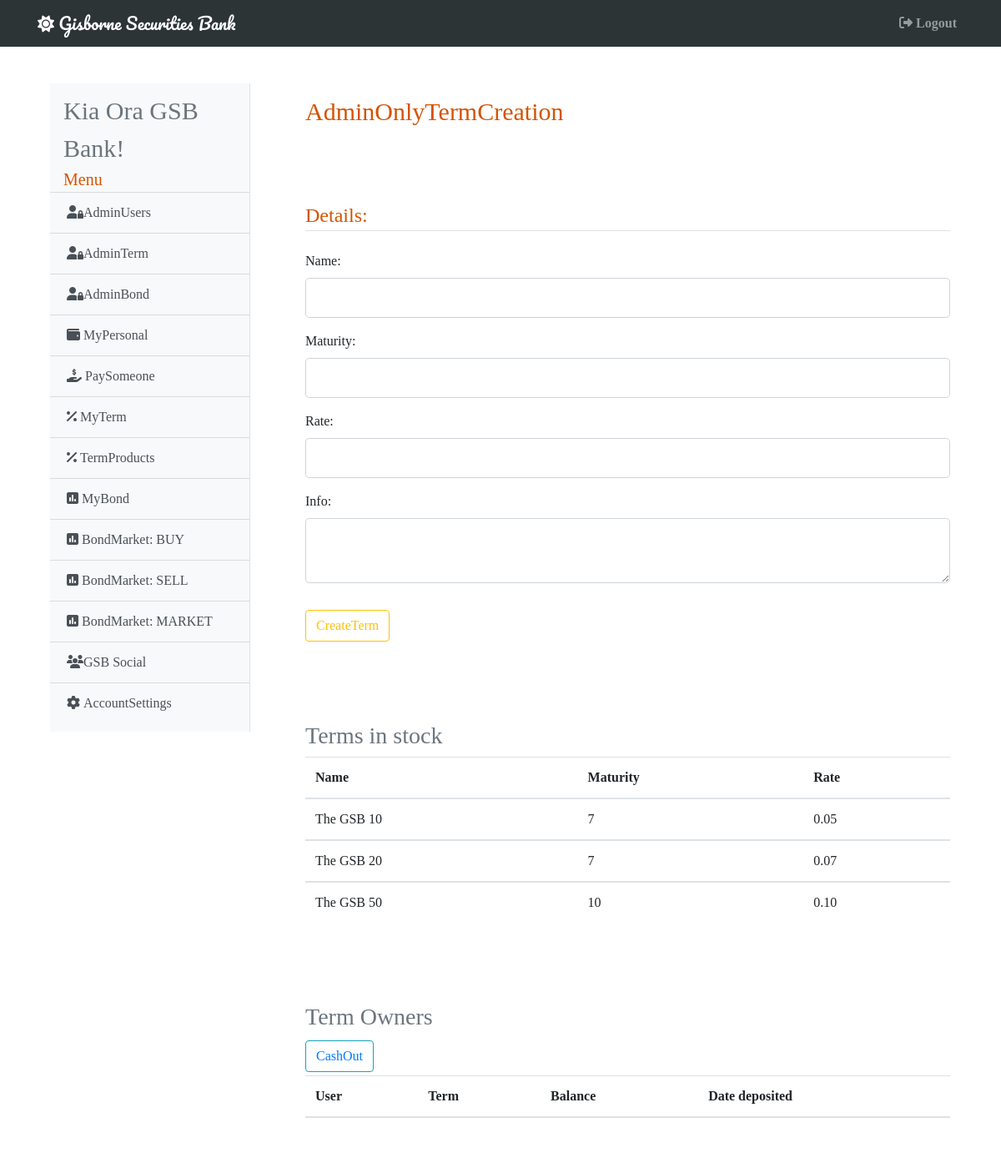
The app's page /adminterm (signed in) with its own data.
### gsb/models.py (models this page shows, shortened)
class User(db.Model, UserMixin):
    id = db.Column(db.Integer, primary_key=True)
    username = db.Column(db.String(20), unique=True, nullable=False)
    email = db.Column(db.String(120), unique=True, nullable=False)
    password = db.Column(db.String(60), nullable=False)
    account = db.Column(db.BigInteger, unique=True, nullable=False)
    cash = db.Column(db.Numeric(20, 2), nullable=False)
    admin =  db.Column(db.Boolean, default=False, nullable=False)
    active =  db.Column(db.Boolean, default=False, nullable=False)
    market =  db.Column(db.Boolean, default=False, nullable=False)
    image = db.Column(db.Integer, default=1, nullable=False)
    inbox = db.Column(db.Integer, default=0, nullable=False)
    term = db.Column(db.Numeric(20, 2), nullable=False)
    bond = db.Column(db.Numeric(20, 2), nullable=False)
    total = db.Column(db.Numeric(20, 2), nullable=False)
    terms = db.relationship('Term', secondary="terms")
    bonds = db.relationship('Bond', secondary="bonds")
    buys = db.relationship('Bond', secondary="buys")
    sells = db.relationship('Bond', secondary="sells")
    receives = db.relationship('Receives', lazy='dynamic', backref='receiver')
    sends = db.relationship('Sends', lazy='dynamic', backref='sender')
    posts = db.relationship('Statuses', lazy='dynamic', backref='poster')
    messages = db.relationship('Messages', lazy='dynamic', backref='messager')

class Term(db.Model):
    id = db.Column(db.Integer, primary_key=True)
    name = db.Column(db.String(50), unique=True, nullable=False)
    maturity = db.Column(db.Integer, nullable=False)
    rate = db.Column(db.Numeric(4, 2), nullable=False)
    info = db.Column(db.String(300), nullable=False)

### gsb/admin/routes.py (the view)
@admin.route('/adminterm', methods=['GET', 'POST'])
@login_required
def admin_term():
    if current_user.admin != True:
        abort(403)
    form = CreateTermProduct()
    if form.validate_on_submit():
        terms = Term(name=form.name.data, maturity=form.maturity.data, rate=form.rate.data, info=form.info.data)
        db.session.add(terms)
        db.session.commit()
        flash('Term created', 'primary')
        return redirect(url_for('admin.admin_term'))
    stock = Term.query.order_by(Term.id).all()
    owners = Terms.query.order_by(Terms.user_id).all()
    return render_template('admin/adminterm.html', title='AdminTerm', form=form, stock=stock, owners=owners)

### gsb/admin/forms.py
class CreateTermProduct(FlaskForm):
    name = StringField('Name:', validators=[DataRequired()])
    maturity = IntegerField('Maturity:', validators=[DataRequired()])
    rate = DecimalField('Rate:', validators=[DataRequired()], places=2)
    info = TextAreaField('Info:', validators=[DataRequired()])
    submit = SubmitField('CreateTerm')

### gsb/models.py (called while the page is built)
@login_manager.user_loader
def load_user(user_id):
    return User.query.get(int(user_id))

### gsb/templates/admin/adminterm.html (shortened to what this page needs)
{% extends 'base.html' %}
{% block content %}
    <div class="card-body shadow-lg p-3 mb-5 bg-white rounded">
        <h1 style="font-size: 30px; color: #d35400;">AdminOnlyTermCreation</h1>
    </div>
    <div class="card-body shadow-lg p-3 mb-5 bg-white rounded">
        <form method="POST" action="">
            <fieldset class="form-group">
                <legend class="border-bottom mb-4" style="color: #d35400;">Details:</legend>
                <div class="form-group">
                    {{ form.name.label(class="form-control-label") }}
                    {% if form.name.errors %}
                        {{ form.name(class="form-control form-control-lg is-invalid")}}
                        <div class="invalid-feedback">
                            {% for error in form.name.errors %}
                                <span>{{ error }}</span>
                            {% endfor %}
                        </div>
                    {% else %}
                        {{ form.name(class="form-control form-control-lg") }}
                    {% endif %}
                </div>
                <div class="form-group">
                    {{ form.maturity.label(class="form-control-label") }}
                    {% if form.maturity.errors %}
                        {{ form.maturity(class="form-control form-control-lg is-invalid")}}
                        <div class="invalid-feedback">
                            {% for error in form.maturity.errors %}
                                <span>{{ error }}</span>
                            {% endfor %}
                        </div>
                    {% else %}
                        {{ form.maturity(class="form-control form-control-lg") }}
                    {% endif %}
                </div>
                <div class="form-group">
                    {{ form.rate.label(class="form-control-label") }}
                    {% if form.rate.errors %}
                        {{ form.rate(class="form-control form-control-lg is-invalid")}}
                        <div class="invalid-feedback">
                            {% for error in form.rate.errors %}
                                <span>{{ error }}</span>
                            {% endfor %}
                        </div>
                    {% else %}
                        {{ form.rate(class="form-control form-control-lg") }}
                    {% endif %}
                </div>
                <div class="form-group">
                    {{ form.info.label(class="form-control-label") }}
                    {% if form.info.errors %}
                        {{ form.info(class="form-control form-control-lg is-invalid")}}
                        <div class="invalid-feedback">
                            {% for error in form.info.errors %}
                                <span>{{ error }}</span>
                            {% endfor %}
                        </div>
                    {% else %}
                        {{ form.info(class="form-control form-control-lg") }}
                    {% endif %}
                </div>
            </fieldset>
            <div class="form-group">
                {{ form.submit(class="btn btn-outline-warning") }}
            </div>
        </form>
    </div>
    <div class="card-body shadow-lg p-3 mb-5 bg-white rounded" style="max-height: 500px; overflow: scroll;">
    <h3 class="text-muted">Terms in stock</h3>
      <table class="table">
        <thead>
          <tr>
            <th scope="col">Name</th>
            <th scope="col">Maturity</th>
            <th scope="col">Rate</th>
          </tr>
        {% for term in stock %}
        </thead>
        <tbody>
          <tr>
            <td scope="row">{{ term.name }}</td>
            <td>{{ term.maturity }}</td>
            <td>{{ term.rate }}</td>
          </tr>
        {% endfor %}
        </tbody>
      </table>
    </div>
    <div class="card-body shadow-lg p-3 mb-5 bg-white rounded" style="max-height: 500px; overflow: scroll;">
    <h3 class="text-muted">Term Owners</h3>
    <button class="btn btn-outline-info mb-1 mt-1">
        <a href="{{ url_for('admin.term_owner') }}">CashOut</a>
    </button>
      <table class="table">
        <thead>
          <tr>
            <th scope="col">User</th>
            <th scope="col">Term</th>
            <th scope="col">Balance</th>
            <th scope="col">Date deposited</th>
          </tr>
      </table>
    </div>
{% endblock %}

### gsb/templates/base.html (shortened to what this page needs)
<!DOCTYPE html>
<html>
<head>
    <link rel="stylesheet" href="https://maxcdn.bootstrapcdn.com/bootstrap/4.0.0/css/bootstrap.min.css">
</head>
{% if current_user.image == 1 %}
  <body style="background-image: url('https://upload.wikimedia.org/wikipedia/commons/4/4f/Gisborne_NZ_Sunrise_Waikanae_Beach.jpg');
              background-size: cover; font-family: 'Noto+Serif+SC', 'sans-serif';">
{% elif current_user.image == 2 %}
  <body style="background-image: url('https://upload.wikimedia.org/wikipedia/commons/f/fc/Gladstone_Road_in_Gisborne_02.jpg');
              background-size: cover; font-family: 'Noto+Serif+SC', 'sans-serif';">
{% elif current_user.image == 3 %}
  <body style="background-image: url('https://upload.wikimedia.org/wikipedia/commons/c/cb/Railway_Bridge_over_Turanganui_River%2C_Gisborne.jpg');
              background-size: cover; font-family: 'Noto+Serif+SC', 'sans-serif';">
{% endif %}
  <header class="site-header">
    {% if current_user.admin == True %}
      <nav class="navbar navbar-expand-md navbar-dark bg-steel fixed-top" style="max-width: vw100; background-color: #2d3436;">
    {% else %}
      <nav class="navbar navbar-expand-md navbar-dark bg-steel fixed-top" style="max-width: vw100; background-color: #d35400;">
    {% endif %}
      <div class="container">
        <a class="navbar-brand" style="font-family: 'Pacifico', 'sans-serif';" href="/"><i class="fas fa-sun"></i> Gisborne Securities Bank</a>
          <div class="navbar-nav">
            <a class="nav-item nav-link" href="{{ url_for('main.logout') }}"><b><i class="fas fa-sign-out-alt mr-1"></i>Logout</b></a>
          </div>
        </div>
    </nav>
  </header>
    <main role="main" class="container">
      <div class="row">
        <div class="col-md-3" style="padding-top: 100px; padding-left: 30px; padding-bottom: 30px;">
          <div class="bg-light border-right" id="sidebar-wrapper" style="padding-block: 10px;">
            <div class="sidebar-heading ml-3 text-muted" style="font-size: 30px;">Kia Ora {{ current_user.username }}!</div>
            <div class="sidebar-heading ml-3" style="font-size: 20px; color: #d35400;">Menu</div>
            <div class="list-group list-group-flush">
            {% if current_user.admin == True %}
              <a href="{{ url_for('admin.admin_users') }}" class="list-group-item list-group-item-action bg-light"><i class="fas fa-user-lock"></i>AdminUsers</a>
              <a href="{{ url_for('admin.admin_term') }}" class="list-group-item list-group-item-action bg-light"><i class="fas fa-user-lock"></i>AdminTerm</a>
              <a href="{{ url_for('admin.admin_bond') }}" class="list-group-item list-group-item-action bg-light"><i class="fas fa-user-lock"></i>AdminBond</a>
            {% endif %}
              <a href="{{ url_for('main.my_personal') }}" class="list-group-item list-group-item-action bg-light"><i class="fas fa-wallet mr-1"></i>MyPersonal</a>
              <a href="{{ url_for('main.pay_someone') }}" class="list-group-item list-group-item-action bg-light"><i class="fas fa-hand-holding-usd mr-1"></i>PaySomeone</a>
              <a href="{{ url_for('term.my_term')}}" class="list-group-item list-group-item-action bg-light"><i class="fas fa-percent mr-1"></i>MyTerm</a>
              <a href="{{ url_for('term.term_products') }}" class="list-group-item list-group-item-action bg-light"><i class="fas fa-percent mr-1"></i>TermProducts</a>
              <a href="{{ url_for('bond.my_bond') }}" class="list-group-item list-group-item-action bg-light"><i class="fas fa-poll mr-1"></i>MyBond</a>
              <a href="{{ url_for('bond.buy_bond') }}" class="list-group-item list-group-item-action bg-light"><i class="fas fa-poll mr-1"></i>BondMarket: BUY</a>
              <a href="{{ url_for('bond.sell_bond') }}" class="list-group-item list-group-item-action bg-light"><i class="fas fa-poll mr-1"></i>BondMarket: SELL</a>
              <a href="{{ url_for('bond.bond_market') }}" class="list-group-item list-group-item-action bg-light"><i class="fas fa-poll mr-1"></i>BondMarket: MARKET</a>
              <a href="{{ url_for('main.gsb_social')}}" class="list-group-item list-group-item-action bg-light"><i class="fas fa-users"></i>GSB Social</a>
              <a href="{{ url_for('main.account_settings') }}" class="list-group-item list-group-item-action bg-light"><i class="fas fa-cog mr-1"></i>AccountSettings</a>
            </div>
          </div>
        </div>
        <div class="col-md-9" style="padding-top: 100px; padding-left: 35px;">
          {% block content %}{% endblock %}
        </div>
        </div>
    </main>
</body>
</html>

### records on screen
User: username "GSB Bank"
Term: name "The GSB 10", maturity "7", rate "0.05"
Term: name "The GSB 20", maturity "7", rate "0.07"
Term: name "The GSB 50", maturity "10", rate "0.10"
